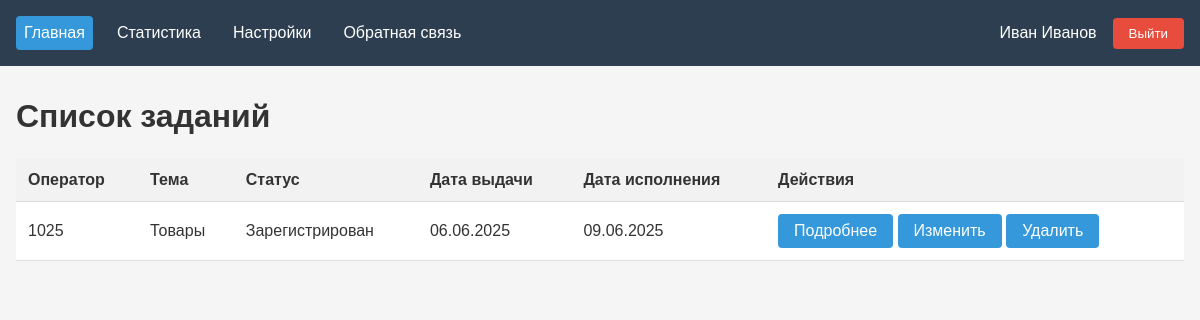
The app's page /tasker/ with its own data.
### tasker/models.py (models this page shows, shortened)
class Tasks(models.Model):
    user = models.ForeignKey(Users, on_delete=models.PROTECT)
    subject = models.ForeignKey(TaskSubjects, on_delete=models.PROTECT)
    status = models.ForeignKey(TaskStatus, on_delete=models.PROTECT, default=get_default_status)
    start_date = models.DateField()
    end_date = models.DateField()

class Users(models.Model):
    user_number = models.IntegerField()
    abbreviation = models.CharField()
    def __str__(self):
        return str(self.user_number)

class TaskSubjects(models.Model):
    name = models.CharField()
    synonym = models.CharField()
    def __str__(self):
        return self.synonym

class TaskStatus(models.Model):
    status = models.CharField()
    def __str__(self):
        return self.status

### tasker/views.py (the view)
# urls.py: path("", views.index),
def index(request):
    tasks = Tasks.objects.all()
    return render(request,
                  "index.html",
                  {'active_tab': 'index', "tasks": tasks})

### tasker/templates/index.html (shortened to what this page needs)
{% extends "menu.html" %}
{% block content %}
<h1>Список заданий</h1>
{% if tasks.count > 0 %}
<table>
    <thead>
        <tr>
            <th>Оператор</th>
            <th>Тема</th>
            <th>Статус</th>
            <th>Дата выдачи</th>
            <th>Дата исполнения</th>
            <th>Действия</th>
        </tr>
    </thead>
    <tbody>
    {% for task in tasks %}
        <tr>
            <td>{{ task.user }}</td>
            <td>{{ task.subject }}</td>
            <td>{{ task.status }}</td>
            <td>{{ task.start_date|date:"d.m.Y" }}</td>
            <td>{{ task.end_date|date:"d.m.Y" }}</td>
            <td>
                <a href="{{task.id}}" class="details-btn">Подробнее</a>
                <a href="edit/{{task.id}}" class="details-btn">Изменить</a>
                <a href="delete/{{task.id}}" class="details-btn">Удалить</a>
            </td>
        </tr>
    {% endfor %}
    </tbody>
</table>
{% else %}
    <h2>Список заданий пуст</h2>
{% endif %}
{% endblock content %}

### tasker/static/css/styles.css (style rules this page uses)
* { margin: 0; padding: 0; box-sizing: border-box; font-family: Arial, sans-serif; }
body { background-color: #f5f5f5; color: #333; }
h1 { margin-bottom: 1.5rem; }
table { width: 100%; border-collapse: collapse; background: white; }
th, td { padding: 0.75rem; text-align: left; border-bottom: 1px solid #ddd; }
th { background: #f2f2f2; }
button, .details-btn, .back-btn { background: #3498db; color: white; border: none; padding: 0.5rem 1rem; border-radius: 4px; cursor: pointer; text-decoration: none; display: inline-block; }

### records on screen
Tasks: user "1025", subject "Товары", status "Зарегистрирован", start_date "06.06.2025", end_date "09.06.2025"
